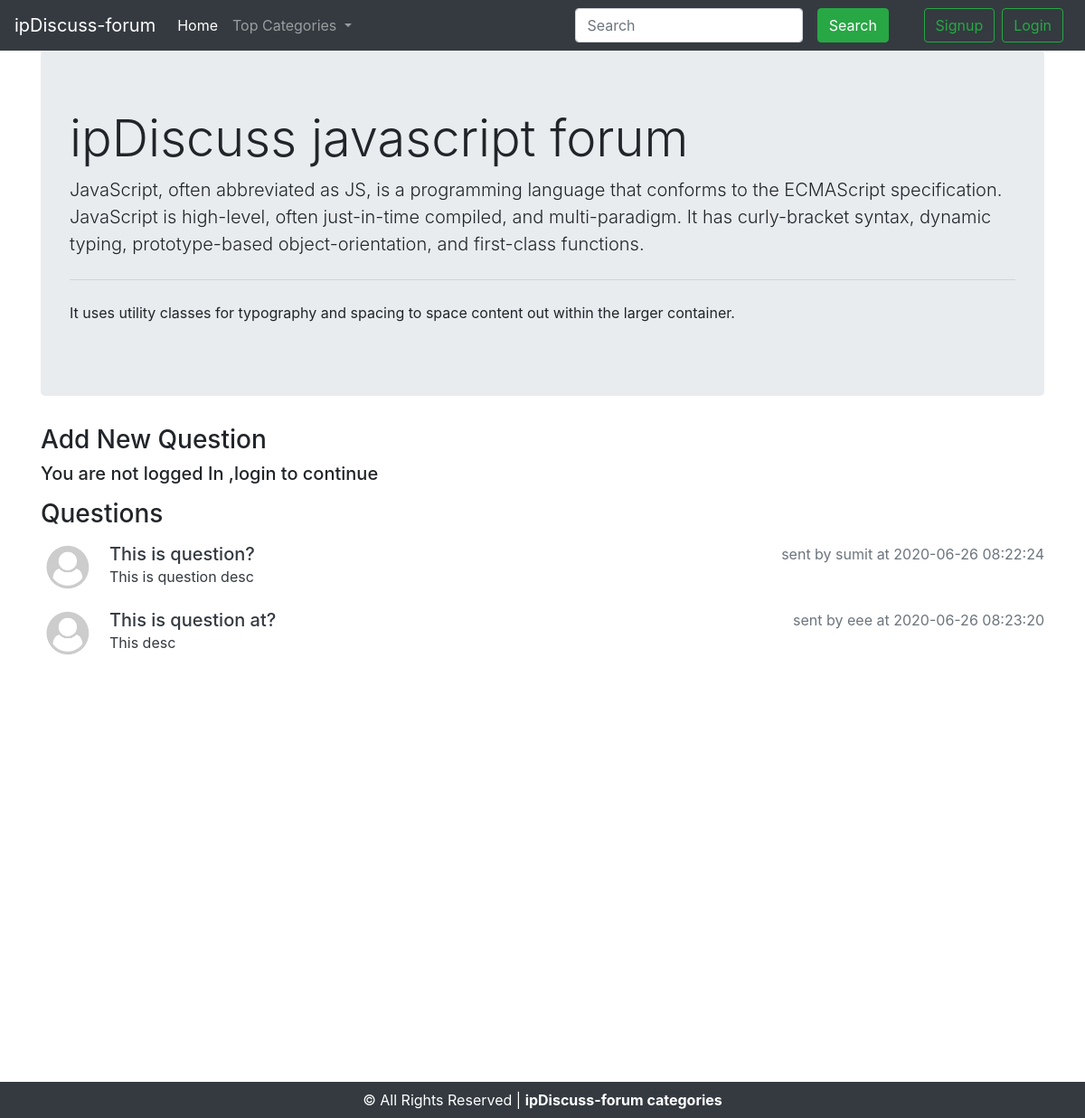
The app's page /threadlist.php?catid=2 with its own data.
### tables this page shows
CREATE TABLE `category` (
  `category_id` int(11) NOT NULL,
  `category_name` varchar(255) NOT NULL,
  `category_content` text NOT NULL,
  `category_time&date` timestamp NOT NULL DEFAULT current_timestamp() ON UPDATE current_timestamp()
);

CREATE TABLE `threads` (
  `thread_id` int(11) NOT NULL,
  `thread_title` varchar(255) NOT NULL,
  `thread_content` text NOT NULL,
  `category_id` int(11) NOT NULL,
  `user_id` int(11) NOT NULL,
  `time&date` timestamp NOT NULL DEFAULT current_timestamp() ON UPDATE current_timestamp()
);

CREATE TABLE `users` (
  `user_id` int(11) NOT NULL,
  `username` varchar(255) NOT NULL,
  `user_email` varchar(255) NOT NULL,
  `password` varchar(10000) NOT NULL,
  `timestamp` datetime NOT NULL DEFAULT current_timestamp()
);

### threadlist.php (the view, shortened to what this page needs)
<?php
include "includes/header.php";
include "includes/navbar.php";
$id=$_GET['catid'];
$sql="select * from category where category_id='$id'";
$res=mysqli_query($conn,$sql);
while($row=mysqli_fetch_assoc($res))
{
    $title=$row['category_name'];
    $desc=$row['category_content'];
echo '
<div class="container">
<div class="jumbotron">
  <h1 class="display-4">ipDiscuss '.$title.' forum</h1>
  <p class="lead">'.$desc.'</p>
  <hr class="my-4">
  <p>It uses utility classes for typography and spacing to space content out within the larger container.</p>
</div>
</div>';
$questionSuccess="false";
echo '
<div class="container mb-3">
    <h3>Add New Question</h3>';
    if(isset($_SESSION['loggedin']))
    {
        if($questionSuccess=="true")
        {
            echo '<div class="alert alert-success alert-dismissible fade show" role="alert">
            <strong>Success!</strong> Question has been added succesfully. Wait until user reply.
            <button type="button" class="close" data-dismiss="alert" aria-label="Close">
            <span aria-hidden="true">&times;</span>
            </button>
            </div>';
        }
        echo '<form action="'.$_SERVER['REQUEST_URI'].'" method="post">
        <div class="form-group">
          <label for="question">Write a question</label>
          <input type="text" class="form-control" name="question" id="question"  minlength=5 maxlength=255 required aria-describedby="questionHelp">
          <small id="questionHelp" class="form-text text-muted">Question must be short and crisp.</small>
        </div>
        <div class="form-group">
            <label for="Qdescription">Question description</label>
            <textarea class="form-control" name="desc"   minlength=5 maxlength=20000 required  id="Qdescription" rows="3"></textarea>
        </div>
        <button type="submit" name="que" class="btn btn-success">Add question</button>
      </form>';
    }
    else
    {
        echo '<h5>You are not logged In ,login to continue</h5>';
    }
echo '</div>
<div class="container">
<h3 class="mb-3">Questions</h3>';
$sql="select * from threads where category_id='$id'";
$res=mysqli_query($conn,$sql);
if( mysqli_num_rows($res)>0)
{
    while($row=mysqli_fetch_assoc($res))
    {
        $thread_id=$row['thread_id'];
        $thread_title=$row['thread_title'];
        $thread_desc=$row['thread_content'];
        $thread_time=$row['time&date'];
        $thread_user_id=$row['user_id'];
        $sql2="select username from users where user_id='$thread_user_id'";
        $res2=mysqli_query($conn,$sql2);
        $row2=mysqli_fetch_assoc($res2);
        $thread_username=$row2['username'];
        echo '<div class="media mb-2">
                <img src="images/profile.png" width="60px" class="mr-3" alt="...">
            <div class="media-body">
            <h5 class="mt-0 d-inline"><a href="thread.php?thd='.$thread_id.'" class="text-dark">'.ucfirst($thread_title).'?</a> </h5>
            <p class="d-inline text-dark text-muted float-right "> sent by '.$thread_username.' at '.$thread_time.'</p>
              <p class="d-block text-dark">  '.ucfirst($thread_desc).'</p>
            </div>
            </div>';
    }
}
else
{
    echo '<div class="jumbotron">
    <h1 class="display-5">No any questions in the database.</h1>
    <p class="lead">Be the first person to ask a question</p>
  </div>';
}
echo '</div> ';
}
include "includes/footer.php";
?>

### records on screen
category: category_name "javascript", category_content "JavaScript, often abbreviated as JS, is a programming language that conforms to the ECMAScript specification. JavaScript is high-level, often just-in-time compiled, and multi-paradigm. It has curly-bracket syntax, dynamic typing, prototype-based object-orientation, and first-class functions."
threads: thread_title "This is question", user.username "sumit", value "2020-06-26 08:22:24", thread_content "This is question desc"
threads: thread_title "This is question at", user.username "eee", value "2020-06-26 08:23:20", thread_content "This desc"
